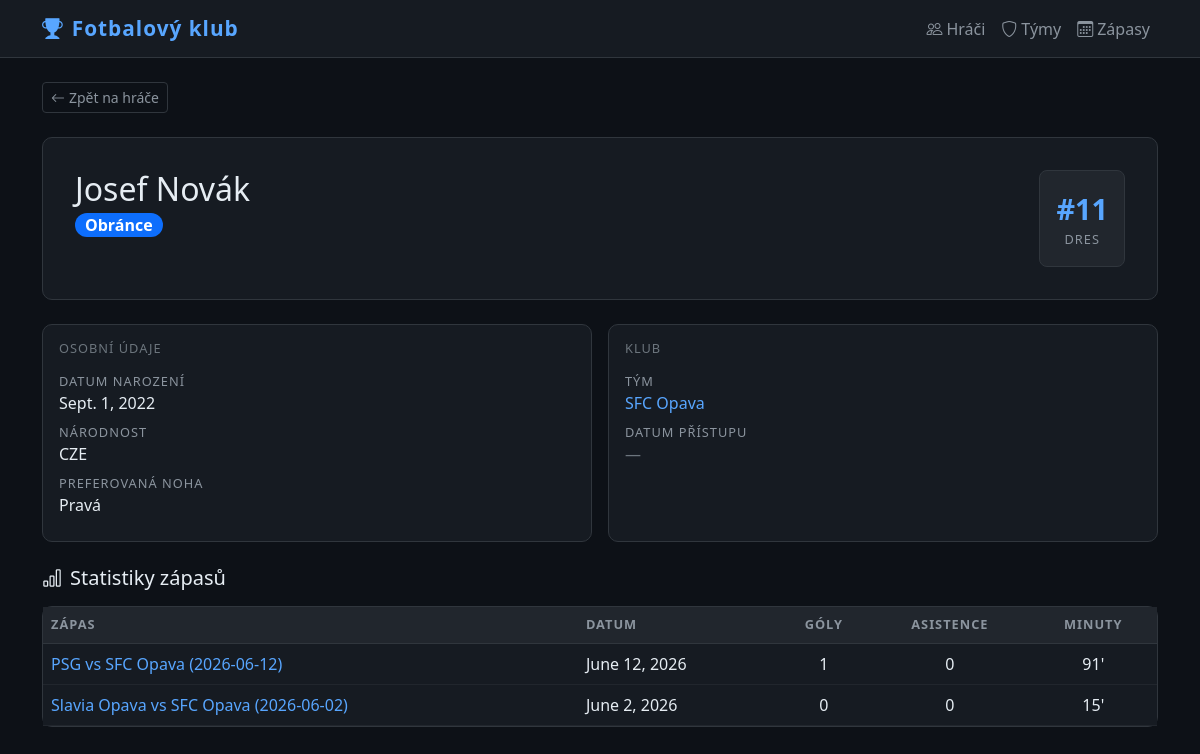
Page /hraci/1/ on the committed database.
### seznamHracu/models.py (models this page shows, shortened)
class Hrac(models.Model):
    jmeno = models.CharField(max_length=50, verbose_name='Jméno', help_text='Zadejte jméno hráče',
                             error_messages={'blank': 'Jméno hráče musí být vyplněno'})
    prijmeni = models.CharField(max_length=50, verbose_name='Příjmení', help_text='Zadejte příjmení hráče',
                                error_messages={'blank': 'Příjmení hráče musí být vyplněno'})
    datum_narozeni = models.DateField(verbose_name='Datum narození', help_text='Zadejte datum narození')
    narodnost = models.CharField(max_length=50, verbose_name='Národnost', help_text='Zadejte národnost hráče',
                                 error_messages={'blank': 'Národnost musí být vyplněna'})
    pozice = models.CharField(max_length=20, choices=POZICE_VOLBY, verbose_name='Pozice', help_text='Vyberte pozici hráče')
    cislo_dresu = models.PositiveIntegerField(validators=[MinValueValidator(1), MaxValueValidator(99)],
                                              verbose_name='Číslo dresu', help_text='Zadejte číslo dresu (1 - 99)')
    preferovana_noha = models.CharField(max_length=10, choices=NOHA_VOLBY, default='pravá',
                                        verbose_name='Preferovaná noha')
    tym = models.ForeignKey(Tym, on_delete=models.SET_NULL, null=True, blank=True,
                            related_name='hraci', verbose_name='Tým')
    datum_pristupu = models.DateField(blank=True, null=True, verbose_name='Datum přístupu do týmu')
    class Meta:
        ordering = ['prijmeni', 'jmeno']
        verbose_name = 'Hráč'
        verbose_name_plural = 'Hráči'

class Tym(models.Model):
    nazev = models.CharField(max_length=100, verbose_name='Název týmu', help_text='Zadejte název týmu',
                             error_messages={'blank': 'Název týmu musí být vyplněn'})
    mesto = models.CharField(max_length=100, verbose_name='Město', help_text='Zadejte město týmu',
                             error_messages={'blank': 'Město musí být vyplněno'})
    zalozen = models.IntegerField(validators=[MinValueValidator(1800), MaxValueValidator(2100)],
                                  verbose_name='Rok založení', help_text='Zadejte rok založení (1800 - 2100)')
    class Meta:
        ordering = ['nazev']
        verbose_name = 'Tým'
        verbose_name_plural = 'Týmy'
    def __str__(self):
        return self.nazev

class StatistikaHrace(models.Model):
    hrac = models.ForeignKey(Hrac, on_delete=models.CASCADE, related_name='statistiky', verbose_name='Hráč')
    zapas = models.ForeignKey(Zapas, on_delete=models.CASCADE, related_name='statistiky', verbose_name='Zápas')
    goly = models.PositiveIntegerField(default=0, verbose_name='Góly')
    asistence = models.PositiveIntegerField(default=0, verbose_name='Asistence')
    minuty = models.PositiveIntegerField(default=0, validators=[MinValueValidator(0), MaxValueValidator(120)],
                                         verbose_name='Odehrané minuty', help_text='Zadejte počet odehraných minut (0 - 120)')
    class Meta:
        verbose_name = 'Statistika hráče'
        verbose_name_plural = 'Statistiky hráčů'
        unique_together = ('hrac', 'zapas')

class Zapas(models.Model):
    domaci = models.ForeignKey(Tym, on_delete=models.CASCADE, related_name='domaci_zapasy', verbose_name='Domácí tým')
    hoste = models.ForeignKey(Tym, on_delete=models.CASCADE, related_name='hostujici_zapasy', verbose_name='Hostující tým')
    datum = models.DateField(verbose_name='Datum zápasu', help_text='Zadejte datum zápasu')
    goly_domaci = models.PositiveIntegerField(default=0, verbose_name='Góly domácích')
    goly_hoste = models.PositiveIntegerField(default=0, verbose_name='Góly hostů')
    class Meta:
        ordering = ['-datum']
        verbose_name = 'Zápas'
        verbose_name_plural = 'Zápasy'
    def __str__(self):
        return f'{self.domaci} vs {self.hoste} ({self.datum})'

### seznamHracu/views.py (the view)
# urls.py: path('hraci/<int:pk>/', views.detail_hrace, name='detail_hrace'),
def detail_hrace(request, pk):
    hrac = get_object_or_404(Hrac, pk=pk)
    return render(request, 'seznamHracu/detail_hrace.html', {'hrac': hrac})

### seznamHracu/templates/seznamHracu/detail_hrace.html (shortened to what this page needs)
{% extends 'seznamHracu/base.html' %}
{% block content %}
<a href="{% url 'seznam_hracu' %}" class="btn btn-outline-secondary btn-sm mb-4">
    <i class="bi bi-arrow-left me-1"></i>Zpět na hráče
</a>
<div class="detail-header">
    <div class="d-flex justify-content-between align-items-start">
        <div>
            <h2 class="mb-1">{{ hrac.jmeno }} {{ hrac.prijmeni }}</h2>
            <span class="badge bg-primary badge-pozice fs-6">{{ hrac.get_pozice_display }}</span>
        </div>
        <div class="stat-box" style="min-width: 80px;">
            <div class="number">#{{ hrac.cislo_dresu }}</div>
            <div class="label">Dres</div>
        </div>
    </div>
</div>
<div class="row g-3 mb-4">
    <div class="col-md-6">
        <div class="card h-100">
            <div class="card-body">
                <h6 class="text-secondary text-uppercase mb-3" style="letter-spacing:1px; font-size:.8rem;">Osobní údaje</h6>
                <div class="mb-2">
                    <div class="detail-label">Datum narození</div>
                    <div class="detail-value">{{ hrac.datum_narozeni }}</div>
                </div>
                <div class="mb-2">
                    <div class="detail-label">Národnost</div>
                    <div class="detail-value">{{ hrac.narodnost }}</div>
                </div>
                <div class="mb-2">
                    <div class="detail-label">Preferovaná noha</div>
                    <div class="detail-value">{{ hrac.get_preferovana_noha_display }}</div>
                </div>
            </div>
        </div>
    </div>
    <div class="col-md-6">
        <div class="card h-100">
            <div class="card-body">
                <h6 class="text-secondary text-uppercase mb-3" style="letter-spacing:1px; font-size:.8rem;">Klub</h6>
                <div class="mb-2">
                    <div class="detail-label">Tým</div>
                    <div class="detail-value">
                        {% if hrac.tym %}
                            <a href="{% url 'detail_tymu' hrac.tym.pk %}">{{ hrac.tym }}</a>
                        {% else %}
                            <span class="text-secondary">Bez týmu</span>
                        {% endif %}
                    </div>
                </div>
                <div class="mb-2">
                    <div class="detail-label">Datum přístupu</div>
                    <div class="detail-value">
                        {% if hrac.datum_pristupu %}{{ hrac.datum_pristupu }}{% else %}<span class="text-secondary">—</span>{% endif %}
                    </div>
                </div>
            </div>
        </div>
    </div>
</div>
<h5 class="mb-3"><i class="bi bi-bar-chart me-2"></i>Statistiky zápasů</h5>
{% if hrac.statistiky.all %}
<div class="card">
    <div class="card-body p-0">
        <table class="table mb-0">
            <thead>
                <tr>
                    <th>Zápas</th>
                    <th>Datum</th>
                    <th class="text-center">Góly</th>
                    <th class="text-center">Asistence</th>
                    <th class="text-center">Minuty</th>
                </tr>
            </thead>
            <tbody>
                {% for stat in hrac.statistiky.all %}
                <tr>
                    <td><a href="{% url 'detail_zapasu' stat.zapas.pk %}">{{ stat.zapas }}</a></td>
                    <td>{{ stat.zapas.datum }}</td>
                    <td class="text-center">{{ stat.goly }}</td>
                    <td class="text-center">{{ stat.asistence }}</td>
                    <td class="text-center">{{ stat.minuty }}'</td>
                </tr>
                {% endfor %}
            </tbody>
        </table>
    </div>
</div>
{% else %}
<p class="text-secondary">Žádné statistiky nenalezeny.</p>
{% endif %}
{% endblock %}

### seznamHracu/templates/seznamHracu/base.html (style rules this page uses)
body { background-color: #0d1117; color: #e6edf3; font-family: 'Segoe UI', sans-serif; }
.card { background-color: #161b22; border: 1px solid #30363d; border-radius: 10px; transition: transform 0.2s, border-color 0.2s; }
.badge-pozice { font-size: 0.75rem; padding: 4px 10px; border-radius: 20px; }
.btn-outline-secondary { color: #8b949e; border-color: #30363d; }
.table { color: #e6edf3; --bs-table-bg: #161b22; --bs-table-color: #e6edf3; --bs-table-striped-bg: #1c2128; --bs-table-hover-bg: #21262d; --bs-table-hover-color: #e6edf3; }
.table thead th { background-color: #21262d; border-color: #30363d; color: #8b949e; font-size: 0.8rem; text-transform: uppercase; letter-spacing: 1px; }
.table tbody td { border-color: #21262d; }
.stat-box { background-color: #21262d; border: 1px solid #30363d; border-radius: 8px; padding: 1rem; text-align: center; }
.stat-box .number { font-size: 1.8rem; font-weight: 700; color: #58a6ff; }
.stat-box .label { font-size: 0.8rem; color: #8b949e; text-transform: uppercase; letter-spacing: 1px; }
a { color: #58a6ff; text-decoration: none; }
.detail-header { background-color: #161b22; border: 1px solid #30363d; border-radius: 10px; padding: 2rem; margin-bottom: 1.5rem; }
.detail-label { color: #8b949e; font-size: 0.8rem; text-transform: uppercase; letter-spacing: 1px; }
.detail-value { color: #e6edf3; font-size: 1rem; }

### rows in the picture
Hrac: jmeno "Josef", prijmeni "Novák", pozice "Obránce", cislo_dresu "11", datum_narozeni "Sept. 1, 2022", narodnost "CZE", preferovana_noha "Pravá", tym "SFC Opava"
StatistikaHrace: zapas "PSG vs SFC Opava (2026-06-12)", zapas.datum "June 12, 2026", goly "1", asistence "0", minuty "91"
StatistikaHrace: zapas "Slavia Opava vs SFC Opava (2026-06-02)", zapas.datum "June 2, 2026", goly "0", asistence "0", minuty "15"
